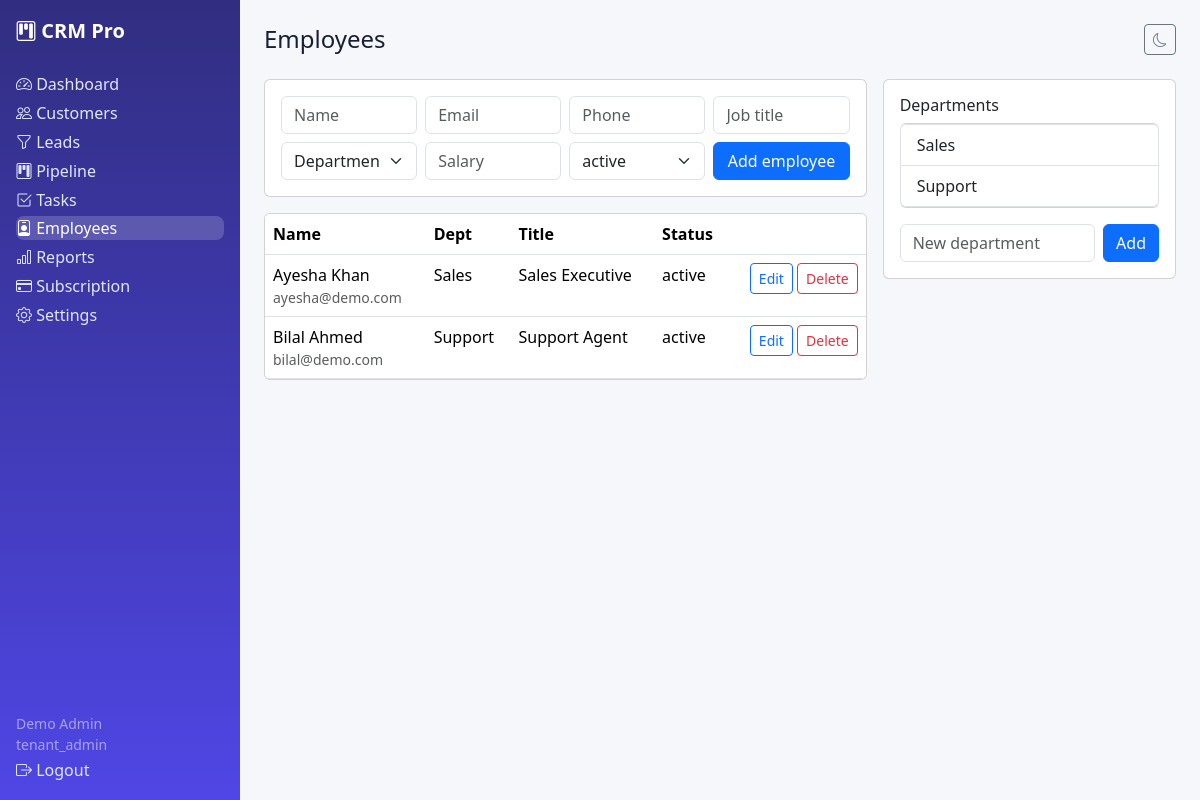
Screenshot of /employees.php (signed in) with the database file from the repository.
### tables this page shows
CREATE TABLE employees (id INT UNSIGNED AUTO_INCREMENT PRIMARY KEY, tenant_id INT UNSIGNED NOT NULL, user_id INT UNSIGNED NULL, department_id INT UNSIGNED NULL, name VARCHAR(120) NOT NULL, email VARCHAR(190) NULL, phone VARCHAR(40) NULL, job_title VARCHAR(100) NULL, salary DECIMAL(12,2) NOT NULL DEFAULT 0, status ENUM('active','inactive') NOT NULL DEFAULT 'active', created_at DATETIME NOT NULL DEFAULT CURRENT_TIMESTAMP, INDEX idx_emp_tenant(tenant_id), CONSTRAINT fk_emp_tenant FOREIGN KEY(tenant_id) REFERENCES tenants(id) ON DELETE CASCADE, CONSTRAINT fk_emp_dept FOREIGN KEY(department_id) REFERENCES departments(id) ON DELETE SET NULL, CONSTRAINT fk_emp_user FOREIGN KEY(user_id) REFERENCES users(id) ON DELETE SET NULL);

CREATE TABLE departments (id INT UNSIGNED AUTO_INCREMENT PRIMARY KEY, tenant_id INT UNSIGNED NOT NULL, name VARCHAR(100) NOT NULL, created_at DATETIME NOT NULL DEFAULT CURRENT_TIMESTAMP, INDEX idx_dept_tenant(tenant_id), CONSTRAINT fk_dept_tenant FOREIGN KEY(tenant_id) REFERENCES tenants(id) ON DELETE CASCADE);

### includes/functions.php (called while the page is built, shortened)
<?php
function e(?string $v): string { return htmlspecialchars($v ?? '', ENT_QUOTES, 'UTF-8'); }

### employees.php (the view, shortened to what this page needs)
<?php require_once __DIR__ . '/includes/auth.php'; $user=require_role(['tenant_admin','manager','employee']); $pdo=db(); check_tenant_active($pdo); $tid=require_tenant(); $base='';
$s=$pdo->prepare('SELECT * FROM departments WHERE tenant_id=? ORDER BY name'); $s->execute([$tid]); $depts=$s->fetchAll();
$s=$pdo->prepare('SELECT emp.*,d.name dept FROM employees emp LEFT JOIN departments d ON d.id=emp.department_id WHERE emp.tenant_id=? ORDER BY emp.name'); $s->execute([$tid]); $rows=$s->fetchAll(); $edit=null; if(!empty($_GET['edit'])){$s=$pdo->prepare('SELECT * FROM employees WHERE id=? AND tenant_id=?');$s->execute([(int)$_GET['edit'],$tid]);$edit=$s->fetch();}
include __DIR__ . '/includes/header.php'; ?>
<div class="row g-3"><div class="col-lg-8"><div class="card p-3 mb-3"><form class="row g-2" method="post"><?= csrf_field() ?><input type="hidden" name="id" value="<?= e($edit['id']??'') ?>">
<?php foreach(['name','email','phone','job_title'] as $f): ?><div class="col-md-3"><input class="form-control" name="<?= $f ?>" placeholder="<?= ucfirst(str_replace('_',' ',$f)) ?>" value="<?= e($edit[$f]??'') ?>" <?= $f==='name'?'required':'' ?>></div><?php endforeach; ?>
<div class="col-md-3"><select class="form-select" name="department_id"><option value="">Department…</option></select></div>
<div class="col-md-3"><input class="form-control" type="number" step="0.01" name="salary" placeholder="Salary" value="<?= e($edit['salary']??'') ?>"></div>
<div class="col-md-3"><select class="form-select" name="status"><option>active</option><option <?= ($edit['status']??'')==='inactive'?'selected':'' ?>>inactive</option></select></div>
<div class="col-md-3"><button class="btn btn-primary w-100"><?= $edit?'Update':'Add' ?> employee</button></div></form></div>
<div class="card p-0 overflow-auto"><table class="table mb-0"><thead><tr><th>Name</th><th>Dept</th><th>Title</th><th>Status</th><th></th></tr></thead><tbody><?php foreach($rows as $r): ?><tr><td><?= e($r['name']) ?><div class="small text-muted"><?= e($r['email']) ?></div></td><td><?= e($r['dept']??'—') ?></td><td><?= e($r['job_title']) ?></td><td><?= e($r['status']) ?></td><td class="text-end"><a class="btn btn-sm btn-outline-primary" href="?edit=<?= $r['id'] ?>">Edit</a> <form method="post" class="d-inline"><?= csrf_field() ?><input type="hidden" name="action" value="delete"><input type="hidden" name="id" value="<?= $r['id'] ?>"><button class="btn btn-sm btn-outline-danger" data-confirm="Delete employee?">Delete</button></form></td></tr><?php endforeach; ?></tbody></table></div></div>
<div class="col-lg-4"><div class="card p-3"><h6>Departments</h6><ul class="list-group mb-3"><?php foreach($depts as $d): ?><li class="list-group-item"><?= e($d['name']) ?></li><?php endforeach; ?></ul>
<form method="post" class="d-flex gap-2"><?= csrf_field() ?><input type="hidden" name="action" value="dept"><input class="form-control" name="dept_name" placeholder="New department" required><button class="btn btn-primary">Add</button></form></div></div></div>
<?php include __DIR__ . '/includes/footer.php'; ?>

### assets/css/style.css (style rules this page uses)
:root { --brand:#4f46e5;--bg:#f6f7fb;--card:#fff;--text:#172033 }
body { background:var(--bg);color:var(--text);font-family:system-ui,-apple-system,"Segoe UI",Roboto,sans-serif }

### rows the page displays
employees: name "Ayesha Khan", email "ayesha@demo.com", department.name "Sales", job_title "Sales Executive", status "active"
employees: name "Bilal Ahmed", email "bilal@demo.com", department.name "Support", job_title "Support Agent", status "active"
departments: name "Sales"
departments: name "Support"

### other values shown
current_user()['name'] "Demo Admin"
current_user()['role'] "tenant_admin"
$pageTitle "Employees"
